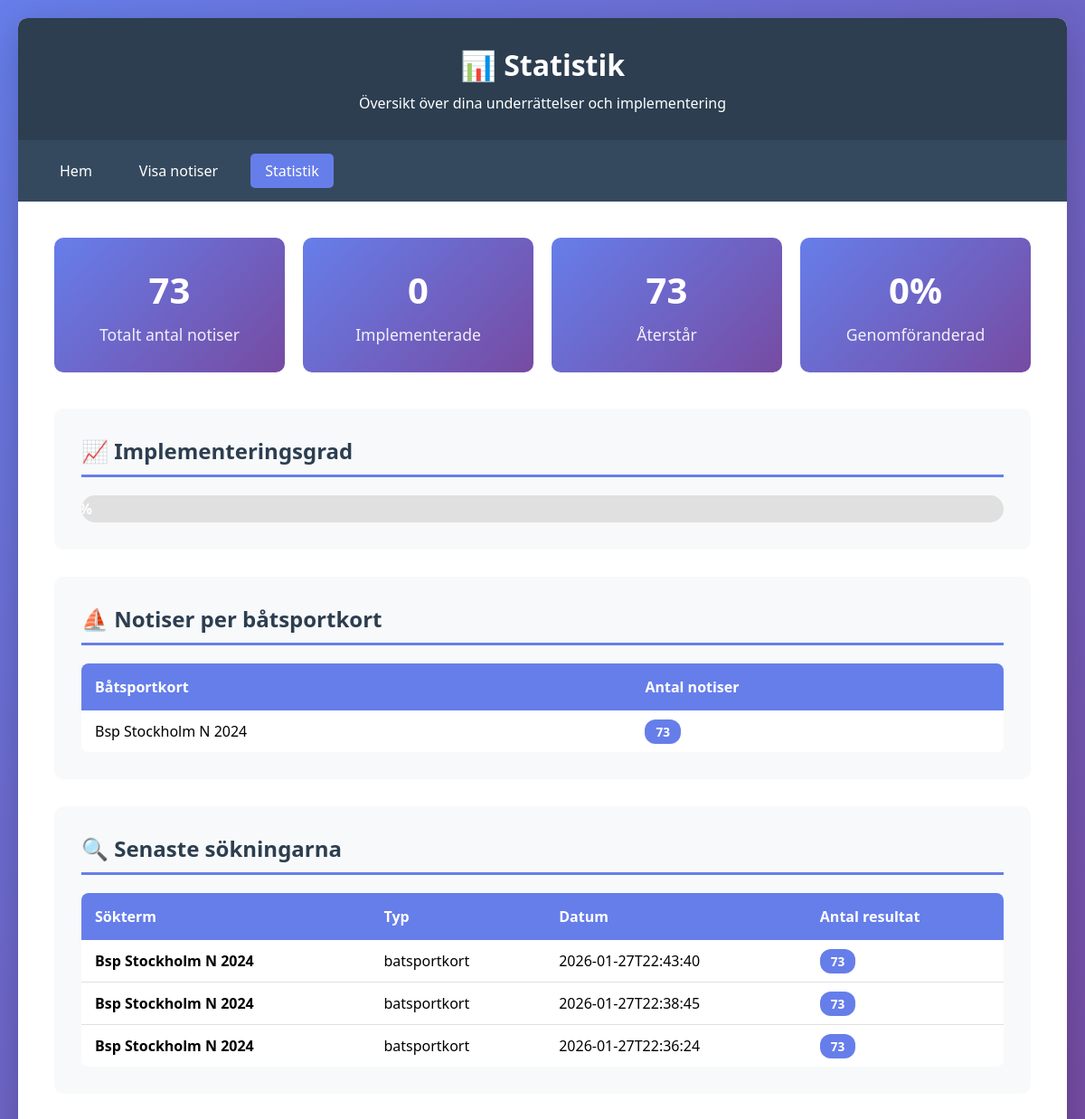
The page /statistics on the database as committed earlier.
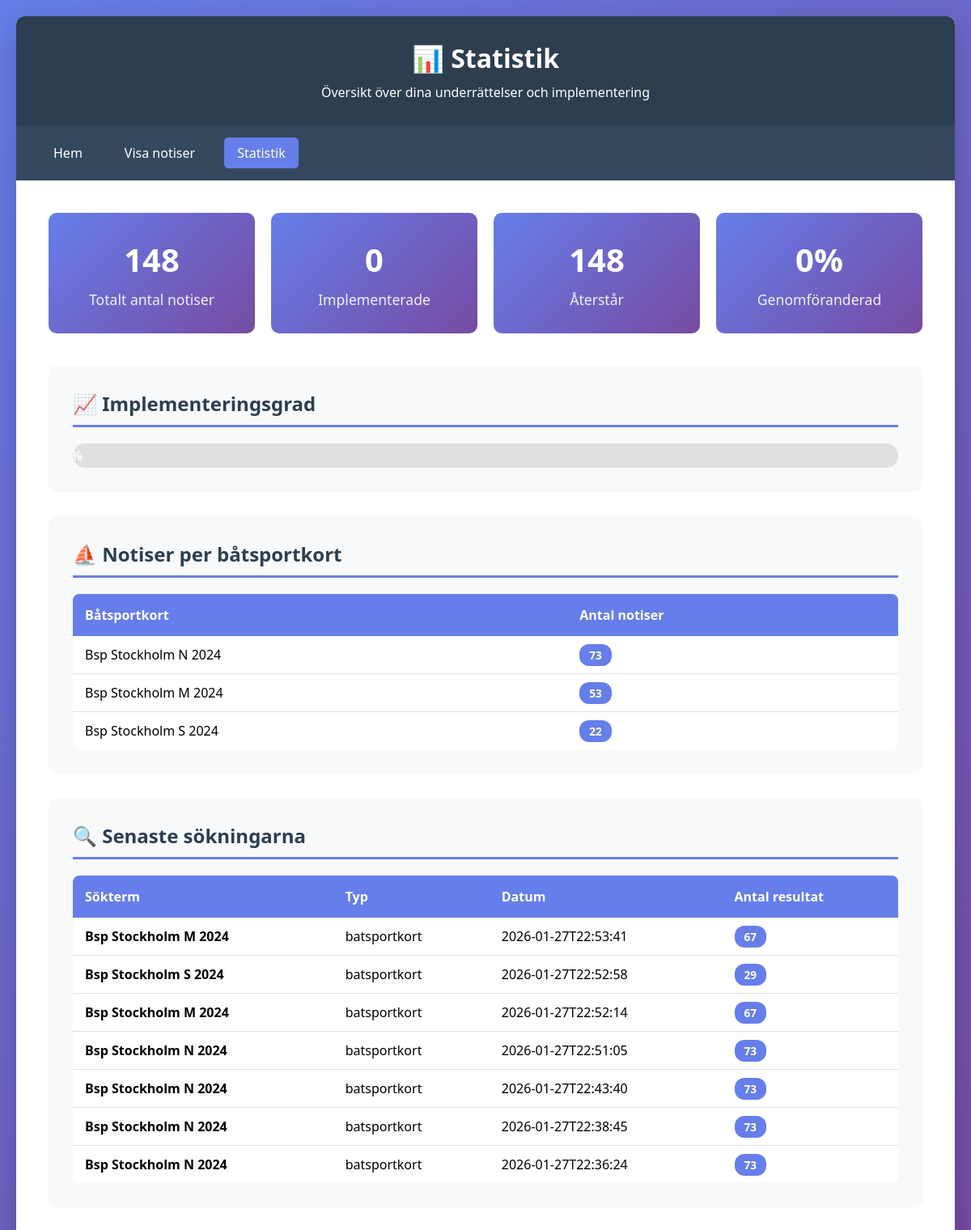
The same page on the database as committed later.
### tables this page shows
CREATE TABLE search_history (
            id INTEGER PRIMARY KEY AUTOINCREMENT,
            search_term TEXT,
            search_type TEXT,
            search_date TEXT,
            results_count INTEGER
        );

### app.py (the view)
@app.route('/statistics')
def statistics():
    conn = get_db()
    c = conn.cursor()
    c.execute('SELECT COUNT(*) FROM notices')
    total_notices = c.fetchone()[0]
    c.execute('SELECT COUNT(*) FROM implementation_status WHERE implemented = 1')
    implemented = c.fetchone()[0]
    c.execute('''
        SELECT sjokort_nummer, COUNT(*) as count
        FROM notices
        WHERE sjokort_nummer != ''
        GROUP BY sjokort_nummer
        ORDER BY count DESC
    ''')
    by_sjokort = c.fetchall()
    c.execute('''
        SELECT batsportkort, COUNT(*) as count
        FROM notices
        WHERE batsportkort != ''
        GROUP BY batsportkort
        ORDER BY count DESC
    ''')
    by_batsportkort = c.fetchall()
    c.execute('''
        SELECT search_term, search_type, search_date, results_count
        FROM search_history
        ORDER BY search_date DESC
        LIMIT 10
    ''')
    recent_searches = c.fetchall()
    conn.close()
    return render_template('statistics.html',
                         total_notices=total_notices,
                         implemented=implemented,
                         by_sjokort=by_sjokort,
                         by_batsportkort=by_batsportkort,
                         recent_searches=recent_searches)

### app.py (called while the page is built)
def get_db():
    conn = sqlite3.connect(app.config['DATABASE'])
    conn.row_factory = sqlite3.Row
    return conn

### templates/statistics.html (shortened to what this page needs)
<!DOCTYPE html>
<html lang="sv">
<head>
</head>
<body>
    <div class="container">
        <header>
            <h1>📊 Statistik</h1>
            <p>Översikt över dina underrättelser och implementering</p>
        </header>
        <nav>
            <a href="/">Hem</a>
            <a href="/notices">Visa notiser</a>
            <a href="/statistics" class="active">Statistik</a>
        </nav>
        <div class="content">
            <div class="stats-grid">
                <div class="stat-card">
                    <h3>{{ total_notices }}</h3>
                    <p>Totalt antal notiser</p>
                </div>
                <div class="stat-card">
                    <h3>{{ implemented }}</h3>
                    <p>Implementerade</p>
                </div>
                <div class="stat-card">
                    <h3>{{ total_notices - implemented }}</h3>
                    <p>Återstår</p>
                </div>
                <div class="stat-card">
                    <h3>{% if total_notices > 0 %}{{ ((implemented / total_notices) * 100)|round|int }}%{% else %}0%{% endif %}</h3>
                    <p>Genomföranderad</p>
                </div>
            </div>
            {% if total_notices > 0 %}
            <div class="section">
                <h2>📈 Implementeringsgrad</h2>
                <div class="progress-bar">
                    <div class="progress-fill" style="width: {% if total_notices > 0 %}{{ (implemented / total_notices) * 100 }}%{% else %}0%{% endif %}">
                        {% if total_notices > 0 %}{{ ((implemented / total_notices) * 100)|round|int }}%{% else %}0%{% endif %}
                    </div>
                </div>
            </div>
            {% endif %}
            {% if by_batsportkort %}
            <div class="section">
                <h2>⛵ Notiser per båtsportkort</h2>
                <table>
                    <thead>
                        <tr>
                            <th>Båtsportkort</th>
                            <th>Antal notiser</th>
                        </tr>
                    </thead>
                    <tbody>
                        {% for item in by_batsportkort %}
                        <tr>
                            <td>{{ item[0] }}</td>
                            <td><span class="badge">{{ item[1] }}</span></td>
                        </tr>
                        {% endfor %}
                    </tbody>
                </table>
            </div>
            {% endif %}
            {% if recent_searches %}
            <div class="section">
                <h2>🔍 Senaste sökningarna</h2>
                <table>
                    <thead>
                        <tr>
                            <th>Sökterm</th>
                            <th>Typ</th>
                            <th>Datum</th>
                            <th>Antal resultat</th>
                        </tr>
                    </thead>
                    <tbody>
                        {% for search in recent_searches %}
                        <tr>
                            <td><strong>{{ search[0] }}</strong></td>
                            <td>{{ search[1] }}</td>
                            <td>{{ search[2][:19] }}</td>
                            <td><span class="badge">{{ search[3] }}</span></td>
                        </tr>
                        {% endfor %}
                    </tbody>
                </table>
            </div>
            {% endif %}
        </div>
    </div>
</body>
</html>

### templates/statistics.html (style rules this page uses)
* { margin: 0; padding: 0; box-sizing: border-box; }
body { font-family: 'Segoe UI', Tahoma, Geneva, Verdana, sans-serif; background: linear-gradient(135deg, #667eea 0%, #764ba2 100%); min-height: 100vh; padding: 20px; }
.container { max-width: 1400px; margin: 0 auto; background: white; border-radius: 10px; box-shadow: 0 10px 40px rgba(0,0,0,0.2); overflow: hidden; }
header { background: #2c3e50; color: white; padding: 30px; text-align: center; }
header h1 { font-size: 2em; margin-bottom: 10px; }
nav { background: #34495e; padding: 15px 30px; display: flex; gap: 20px; flex-wrap: wrap; }
nav a { color: white; text-decoration: none; padding: 8px 16px; border-radius: 5px; transition: background 0.3s; }
nav a.active { background: #667eea; }
.content { padding: 40px; }
.stats-grid { display: grid; grid-template-columns: repeat(auto-fit, minmax(250px, 1fr)); gap: 20px; margin-bottom: 40px; }
.stat-card { background: linear-gradient(135deg, #667eea 0%, #764ba2 100%); color: white; padding: 30px; border-radius: 10px; text-align: center; }
.stat-card h3 { font-size: 2.5em; margin-bottom: 10px; }
.stat-card p { opacity: 0.9; font-size: 1.1em; }
.section { background: #f8f9fa; padding: 30px; border-radius: 10px; margin-bottom: 30px; }
.section h2 { color: #2c3e50; margin-bottom: 20px; padding-bottom: 10px; border-bottom: 3px solid #667eea; }
table { width: 100%; border-collapse: collapse; background: white; border-radius: 8px; overflow: hidden; }
table th { background: #667eea; color: white; padding: 15px; text-align: left; font-weight: 600; }
table td { padding: 12px 15px; border-bottom: 1px solid #e0e0e0; }
table tr:last-child td { border-bottom: none; }
.badge { background: #667eea; color: white; padding: 4px 12px; border-radius: 12px; font-size: 0.85em; font-weight: bold; }
.progress-bar { width: 100%; height: 30px; background: #e0e0e0; border-radius: 15px; overflow: hidden; margin-top: 20px; }
.progress-fill { height: 100%; background: linear-gradient(90deg, #4caf50 0%, #8bc34a 100%); display: flex; align-items: center; justify-content: center; color: white; font-weight: bold; transition: width 0.3s; }

Rows that differ between the two databases and show on the page:
added search_history: search_term "Bsp Stockholm M 2024", search_type "batsportkort", search_date "2026-01-27T22:53:41", results_count "67"
added search_history: search_term "Bsp Stockholm S 2024", search_type "batsportkort", search_date "2026-01-27T22:52:58", results_count "29"
added search_history: search_term "Bsp Stockholm M 2024", search_type "batsportkort", search_date "2026-01-27T22:52:14", results_count "67"
added search_history: search_term "Bsp Stockholm N 2024", search_type "batsportkort", search_date "2026-01-27T22:51:05", results_count "73"
Other text that changed with them:
{{ total_notices }}: "73" → "148"
{{ total_notices - implemented }}: "73" → "148"
new list line: "Bsp Stockholm M 2024 53"
new list line: "Bsp Stockholm S 2024 22"
